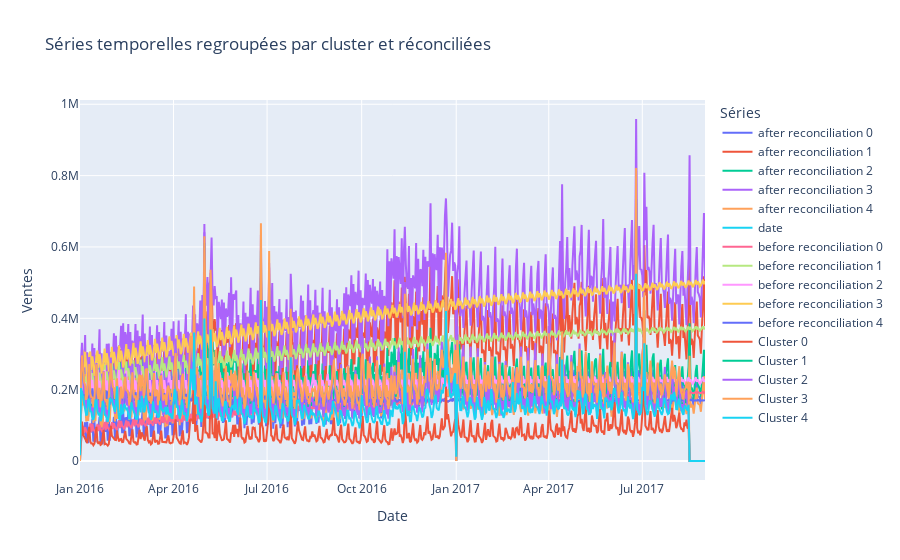

The notebook cell this image was saved under:
### Markdown cell above
Affichons toutes ces courbes sur le même graphe pour pouvoir comparer.

### Code cell
fig = go.Figure()

for col in df.columns:
    fig.add_trace(go.Scatter(
        x=df['date'],
        y=df[col],
        mode='lines',
        name=col
    ))

for cluster in test_clustered['cluster'].unique():
    cluster_data = test_clustered[test_clustered['cluster'] == cluster]
    fig.add_trace(go.Scatter(
        x=cluster_data['date'],
        y=cluster_data['sales'],
        mode='lines',
        name=cluster
    ))

fig.update_layout(
    title='Séries temporelles regroupées par cluster et réconciliées',
    xaxis_title='Date',
    yaxis_title='Ventes',
    legend_title='Séries'
)
fig.show()

### Figure 1 — Plotly figure (JSON) as saved in the notebook; plotly's stock layout.template omitted (floating-point values rounded to 4 significant figures; data arrays with more than 128 entries replaced by an {"elided": "..."} marker saying what was removed)
{"data": [{"mode": "lines", "name": "after reconciliation 0", "type": "scatter", "x": {"elided": "608 str values"}, "y": {"elided": "608 float values"}}, {"mode": "lines", "name": "after reconciliation 1", "type": "scatter", "x": {"elided": "608 str values"}, "y": {"elided": "608 float values"}}, {"mode": "lines", "name": "after reconciliation 2", "type": "scatter", "x": {"elided": "608 str values"}, "y": {"elided": "608 float values"}}, {"mode": "lines", "name": "after reconciliation 3", "type": "scatter", "x": {"elided": "608 str values"}, "y": {"elided": "608 float values"}}, {"mode": "lines", "name": "after reconciliation 4", "type": "scatter", "x": {"elided": "608 str values"}, "y": {"elided": "608 float values"}}, {"mode": "lines", "name": "date", "type": "scatter", "x": {"elided": "608 str values"}, "y": {"elided": "608 str values"}}, {"mode": "lines", "name": "before reconciliation 0", "type": "scatter", "x": {"elided": "608 str values"}, "y": {"elided": "608 float values"}}, {"mode": "lines", "name": "before reconciliation 1", "type": "scatter", "x": {"elided": "608 str values"}, "y": {"elided": "608 float values"}}, {"mode": "lines", "name": "before reconciliation 2", "type": "scatter", "x": {"elided": "608 str values"}, "y": {"elided": "608 float values"}}, {"mode": "lines", "name": "before reconciliation 3", "type": "scatter", "x": {"elided": "608 str values"}, "y": {"elided": "608 float values"}}, {"mode": "lines", "name": "before reconciliation 4", "type": "scatter", "x": {"elided": "608 str values"}, "y": {"elided": "608 float values"}}, {"mode": "lines", "name": "Cluster 0", "type": "scatter", "x": {"elided": "608 str values"}, "y": {"elided": "608 float values"}}, {"mode": "lines", "name": "Cluster 1", "type": "scatter", "x": {"elided": "608 str values"}, "y": {"elided": "608 float values"}}, {"mode": "lines", "name": "Cluster 2", "type": "scatter", "x": {"elided": "608 str values"}, "y": {"elided": "608 float values"}}, {"mode": "lines", "name": "Cluster 3", "type": "scatter", "x": {"elided": "608 str values"}, "y": {"elided": "608 float values"}}, {"mode": "lines", "name": "Cluster 4", "type": "scatter", "x": {"elided": "608 str values"}, "y": {"elided": "608 float values"}}], "layout": {"legend": {"title": {"text": "Séries"}}, "title": {"text": "Séries temporelles regroupées par cluster et réconciliées"}, "xaxis": {"title": {"text": "Date"}}, "yaxis": {"title": {"text": "Ventes"}}}}
